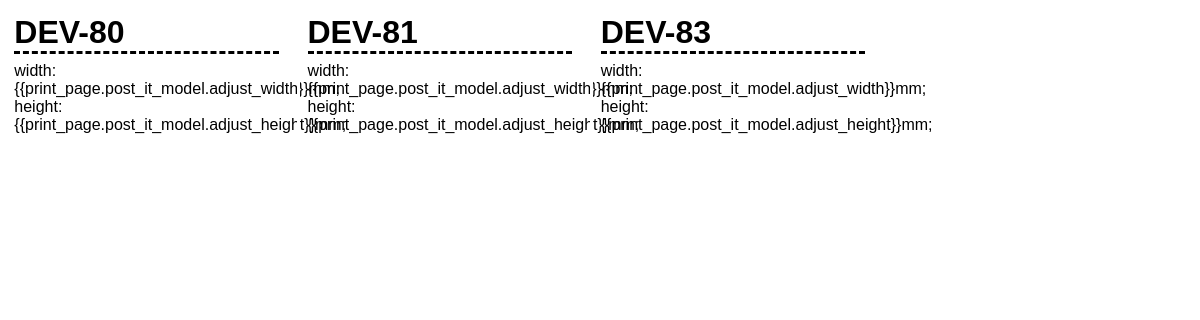
The page /page/2/print/ on the database its author committed.
### printy/models.py (models this page shows, shortened)
class PostIt(models.Model):
    title = models.CharField(max_length=12)
    body = models.CharField(max_length=512)
    outside_code = models.CharField(null=True, blank=True, max_length=32)
    print_page = models.ForeignKey(PrintPage, related_name='posts')

### printy/views.py (the view)
# urls.py: url(r'^page/(?P<print_page>\d+)/model/?$', 'printy.views.print_view',
def print_view(request, print_page, model=True):
    print_page = get_object_or_404(PrintPage, pk=print_page)
    return render(request, 'print_model.html', locals())

### printy/models.py (called while the page is built)
    def adjust_height(self):
        return self.height - (settings.PADDING * 2) - settings.BORDER

    def adjust_width(self):
        return self.width - (settings.PADDING * 2) - settings.BORDER

### printy/templates/print_model.html (shortened to what this page needs)
<html>
    <head>
    </head>
    <body>
        {% for post in print_page.posts.all %}
        <div class="box">
            {% if not model %}
            <h1>{{post.title}}</h1>
            <p>
                {{post.body}}
            </p>
            {% endif %}
        </div>
        {% endfor %}
    </body>
</html>

### rows shown on the page
PostIt: title "DEV-80", body "width:{{print_page.post_it_model.adjust_width}}mm; height:{{print_page.post_it_model.adjust_height}}mm;"
PostIt: title "DEV-81", body "width:{{print_page.post_it_model.adjust_width}}mm; height:{{print_page.post_it_model.adjust_height}}mm;"
PostIt: title "DEV-83", body "width:{{print_page.post_it_model.adjust_width}}mm; height:{{print_page.post_it_model.adjust_height}}mm;"
